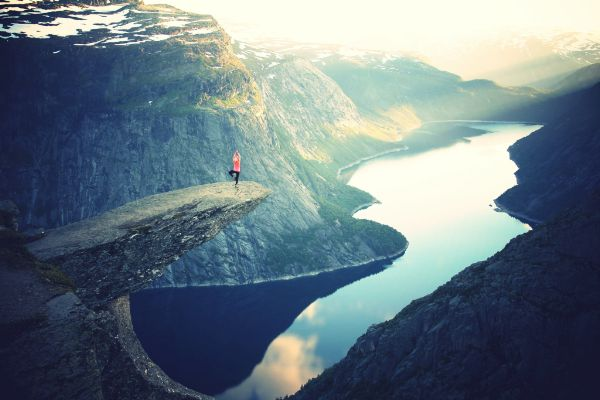
#> input picture Core-Operations/img/1.jpg, 600 x 400 px, given in place of 1.jpeg, which was not available
$ python '4-Otsu'"'"'s-Binarisation.py'
#> lines starting #> are read from the running program, lines starting #| are printed output that depends on the picture; after the words box and inside, x2 and y2 are one past the last pixel; in counts of white or black regions, pixels touching at a corner belong together; pictures that were not available may be replaced by others from this repository, and a replacement may not be noted
import cv2
import numpy as np
from matplotlib import pyplot as plt

img = cv2.imread('img/1.jpeg')
#> img is the input picture: shape (400, 600, 3); mean B, G, R 131.3, 122.1, 106

img = cv2.cvtColor(img, cv2.COLOR_BGR2GRAY)
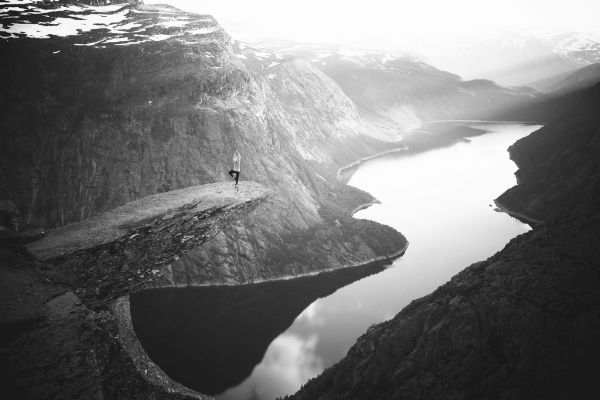
#> img: shape (400, 600); min 12, max 255, mean 118.4

ret1, th1 = cv2.threshold(img, 127, 255, cv2.THRESH_BINARY)
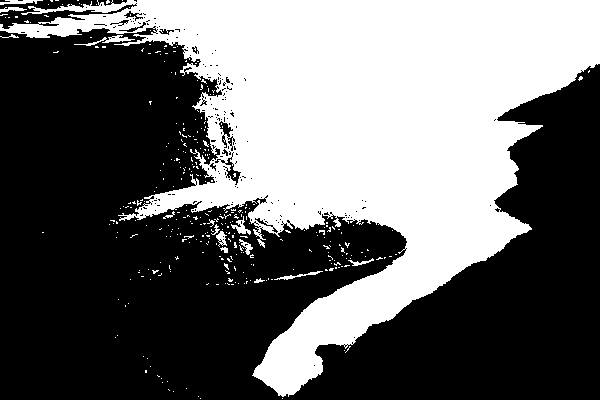
#> th1: shape (400, 600); 40.9% white; 331 white regions (316 under 20 px), largest, box (x1, y1, x2, y2) and area: (0, 0, 600, 397) 96058, (74, 35, 135, 46) 178, (231, 216, 251, 235) 134

ret2, th2 = cv2.threshold(img, 0, 255, cv2.THRESH_BINARY+cv2.THRESH_OTSU)
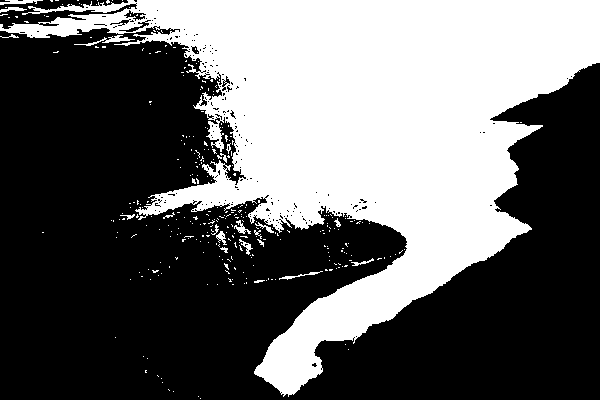
#> th2: shape (400, 600); 39.8% white; 312 white regions (291 under 20 px), largest, box (x1, y1, x2, y2) and area: (0, 0, 600, 397) 93525, (74, 35, 135, 46) 170, (0, 0, 43, 5) 125
#> ret2 = 134

blur = cv2.GaussianBlur(img, (5, 5), 0)

ret3, th3 =  cv2.threshold(blur, 0, 255, cv2.THRESH_BINARY+cv2.THRESH_OTSU)
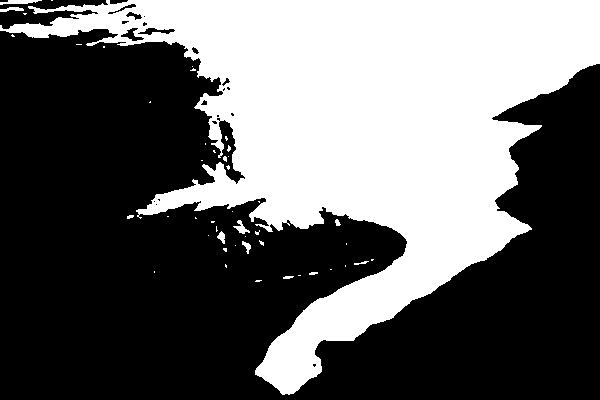
#> th3: shape (400, 600); 39.8% white; 47 white regions (36 under 20 px), largest, box (x1, y1, x2, y2) and area: (0, 0, 600, 395) 94649, (0, 0, 42, 5) 129, (233, 220, 250, 234) 96
#> ret3 = 134

images = [img, 0, th1, img, 0, th2, blur, 0, th2]

titles = ['Original Noisy Image','Histogram','Global Thresholding (v=127)',
          'Original Noisy Image','Histogram',"Otsu's Thresholding",
          'Gaussian filtered Image','Histogram',"Otsu's Thresholding"]

for i in xrange(3):
    plt.subplot(3, 3, i*3+1), plt.imshow(images[i*3], 'gray')
    plt.title(titles[i*3]), plt.xticks([]), plt.yticks([])
    plt.subplot(3, 3, i*3+2), plt.hist(images[i*3].ravel(), 256)
    plt.title(titles[i*3+1]), plt.xticks([]), plt.yticks([])
    plt.subplot(3, 3, i*3+3), plt.imshow(images[i*3+2], 'gray')
    plt.title(titles[i*3+2]), plt.xticks([]), plt.yticks([])
plt.show()
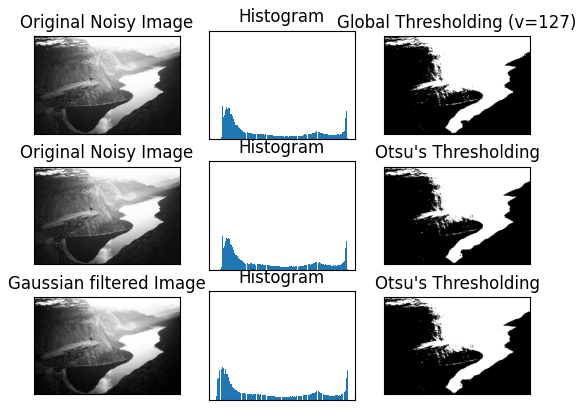
#> figure drawn by matplotlib, 9 panels

$ run again, with Core-Operations/img/2.jpg copied over Core-Operations/img/1.jpg
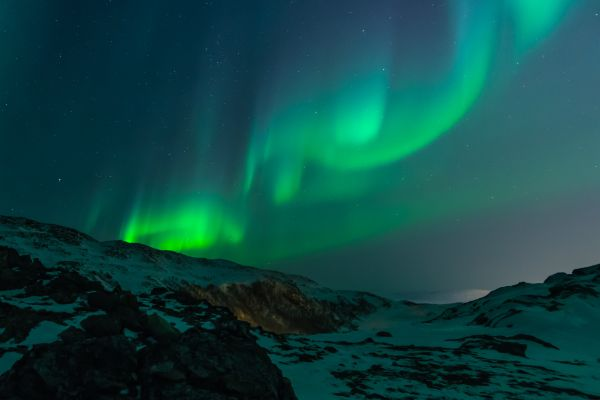
#> input picture Core-Operations/img/2.jpg, 600 x 400 px, given in place of 1.jpeg, which was not available
#> img is the input picture: shape (400, 600, 3); mean B, G, R 69.3, 72, 15.4
#> img: shape (400, 600)
#> `ret1, th1 = cv2.threshold(img, 127, 255, cv2.THRESH_BINARY)`:
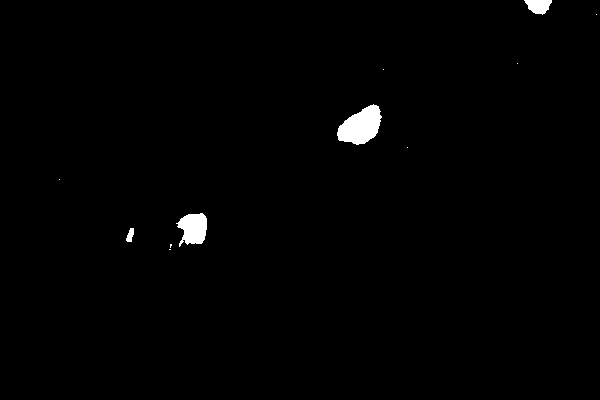
#> th1: shape (400, 600); 0.95% white; 11 white regions (7 under 20 px), largest, box (x1, y1, x2, y2) and area: (337, 104, 382, 145) 1178, (176, 213, 207, 247) 728, (524, 0, 552, 15) 289, (126, 228, 134, 242) 75
#> th2: shape (400, 600); 40.1% white; 34 white regions (33 under 20 px), largest, box (x1, y1, x2, y2) and area: (118, 0, 600, 304) 96037
#> ret2 = 60
#> `ret3, th3 =  cv2.threshold(blur, 0, 255, cv2.THRESH_BINARY+cv2.THRESH_..`:
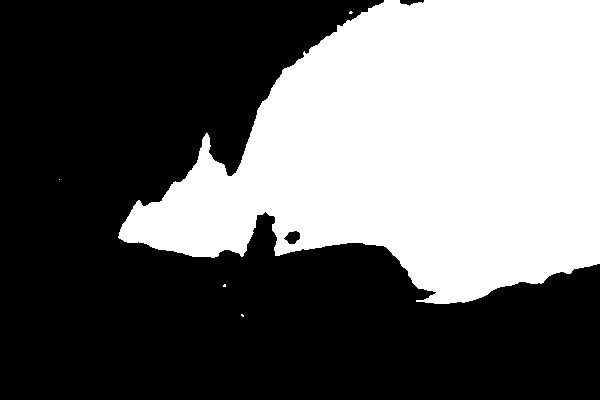
#> th3: shape (400, 600); 40% white; 5 white regions (4 under 20 px), largest, box (x1, y1, x2, y2) and area: (118, 0, 600, 304) 96034

$ run again, with Core-Operations/img/roi.jpg copied over Core-Operations/img/1.jpg
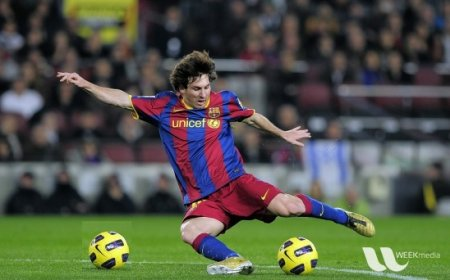
#> input picture Core-Operations/img/roi.jpg, 450 x 280 px, given in place of 1.jpeg, which was not available
#> img is the input picture: shape (280, 450, 3); mean B, G, R 72.3, 85.8, 82.3
#> img: shape (280, 450)
#> `ret1, th1 = cv2.threshold(img, 127, 255, cv2.THRESH_BINARY)`:
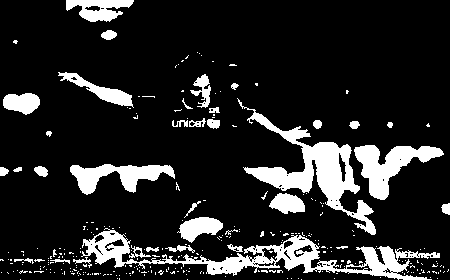
#> th1: shape (280, 450); 14.9% white; 294 white regions (258 under 20 px), largest, box (x1, y1, x2, y2) and area: (81, 228, 440, 280) 4752, (237, 98, 376, 235) 4244, (354, 145, 444, 200) 2073
#> th2: shape (280, 450); 44.6% white; 148 white regions (98 under 20 px), largest, box (x1, y1, x2, y2) and area: (0, 70, 450, 280) 38932, (66, 151, 191, 204) 3175, (63, 0, 137, 48) 2601
#> ret2 = 87
#> `ret3, th3 =  cv2.threshold(blur, 0, 255, cv2.THRESH_BINARY+cv2.THRESH_..`:
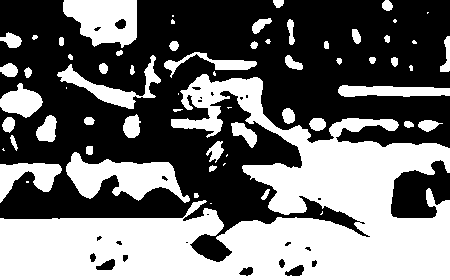
#> th3: shape (280, 450); 44.4% white; 64 white regions (16 under 20 px), largest, box (x1, y1, x2, y2) and area: (0, 74, 450, 280) 40532, (66, 152, 190, 203) 3180, (63, 0, 137, 48) 2597
